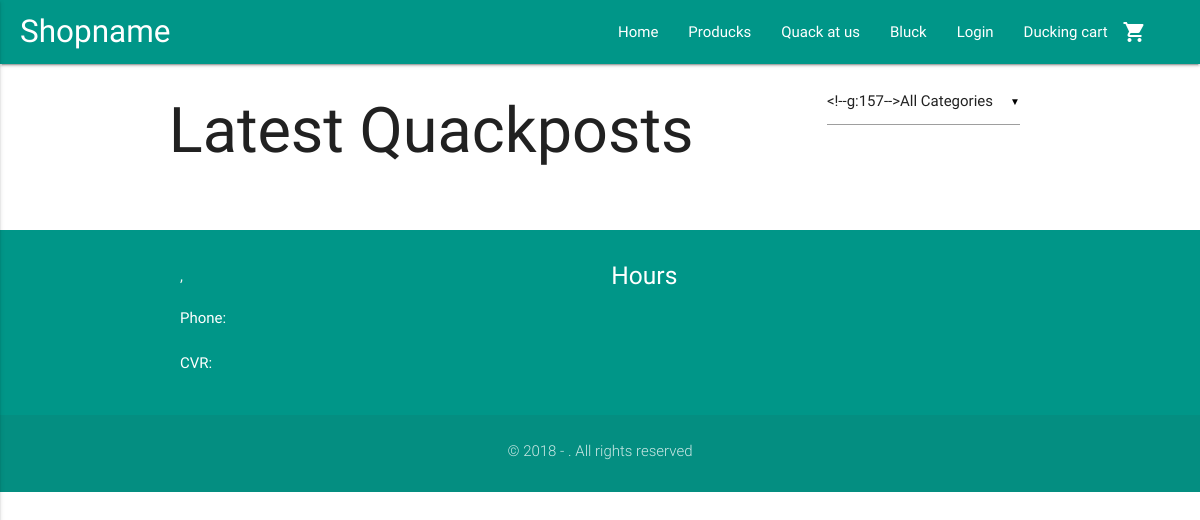
Page /view/blog.php on the earlier database version.
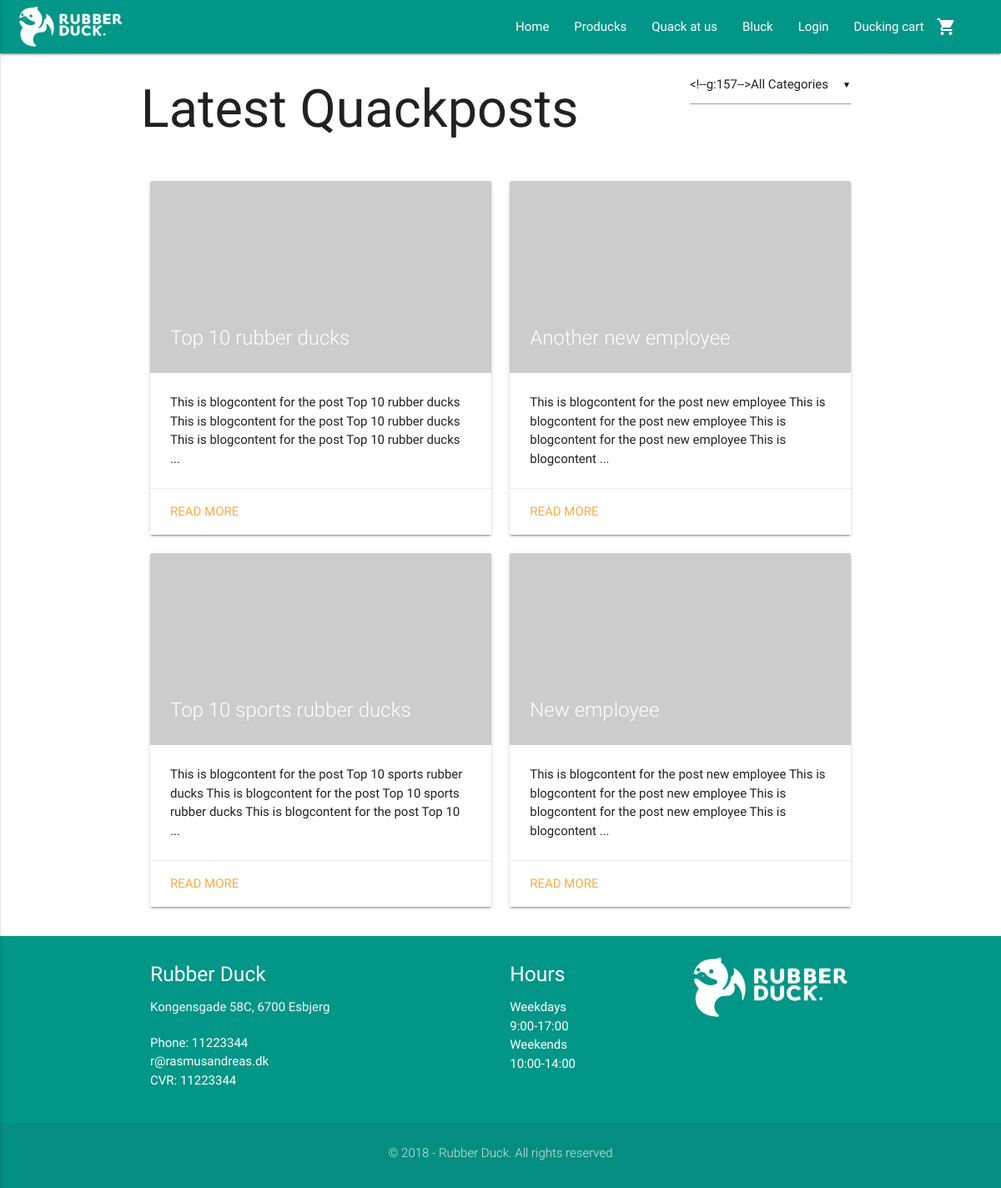
Same page on the later database version.
### tables this page shows
CREATE TABLE BasicPageInfo (
  CVR int NOT NULL PRIMARY KEY,
  LogoURL varchar(255) NOT NULL,
  ShopName varchar(255) NOT NULL,
  AboutUsText TEXT NULL,
  Email varchar(255) NULL,
  Phone int NULL,
  Street varchar(255) NULL,
  HouseNumber varchar(255) NULL,
  StripeToken varchar(255) NULL,
  ProductsSeoTitle varchar(255) NULL,
  ProductsMetaDescription varchar(255) NULL,
  BlogSeoTitle varchar(255) NULL,
  BlogMetaDescription varchar(255) NULL,
  ContactSeoTitle varchar(255) NULL,
  ContactMetaDescription varchar(255) NULL,
  HomeSeoTitle varchar(255) NULL,
  HomeMetaDescription varchar(255) NULL,
  ZipCode int(20) NOT NULL  
);

CREATE TABLE BlogPost (
  BlogPostID int AUTO_INCREMENT NOT NULL PRIMARY KEY,
  Title varchar(255) NOT NULL,
  SeoTitle varchar(255) NULL,
  MetaDescription varchar(255) NULL,
  BlogContent TEXT NOT NULL,
  BlogDate TIMESTAMP NOT NULL,
  UserEmail varchar(255) NOT NULL,  
  BlogCategoryID int(20) NOT NULL,  
  RelatedProducts int NULL  
);

CREATE TABLE ZipCode (
    ZipCode int(20) NOT NULL PRIMARY KEY,
    City varchar(255)
);

CREATE TABLE Hours (
  HoursID int AUTO_INCREMENT NOT NULL PRIMARY KEY,
  Open varchar(255) NOT NULL,
  Close varchar(255) NOT NULL,
  Day varchar(255) NULL
);

### includes/loginCustomer/session.php (called while the page is built, shortened)
<?php
	function logged_in() {
		return isset($_SESSION['CustomerEmail']);
	}
?>

### model/contactDAO.php (called while the page is built, shortened)
<?php
    function getPageInfo() {
        try {
            $conn = DB::connect();
            $handle = $conn->prepare("SELECT BasicPageInfo.* , ZipCode.City FROM `BasicPageInfo` INNER JOIN ZipCode ON ZipCode.ZipCode = BasicPageInfo.ZipCode");
            $handle->execute();
            $result = $handle->fetchAll( \PDO::FETCH_ASSOC );
            return $result;
        }
        catch(\PDOException $ex) {
            return print($ex->getMessage());
        }
    }
    function getHours() {
        try {
            $conn = DB::connect();
            $handle = $conn->prepare("SELECT * FROM Hours");
            $handle->execute();
            $result = $handle->fetchAll( \PDO::FETCH_ASSOC );
            return $result;
        }
        catch(\PDOException $ex) {
            return print($ex->getMessage());
        }
    }

### model/blogDAO.php (called while the page is built, shortened)
<?php
function getAllPosts() {
  try {
      $conn = DB::connect();
      $query = "SELECT BlogPost.*, ImgGallery.* FROM `BlogPost` LEFT JOIN `BlogImg` ON BlogPost.BlogPostID = BlogImg.BlogPostID LEFT JOIN `ImgGallery` ON BlogImg.ImgID = ImgGallery.ImgID ORDER BY BlogPostID DESC";
      $handle = $conn->prepare($query);
      $handle->bindParam(':cat', $cat);
      $handle->execute();
      $result = $handle->fetchAll( \PDO::FETCH_ASSOC );
      return $result;
  }
  catch(\PDOException $ex) {
      return print($ex->getMessage());
  }
}
?>

### view/blog.php (the view, shortened to what this page needs)
<?php
require_once('../includes/header.php');
require_once("../model/blogDAO.php");
?>
  <div class="container">
    <div class="row">
      <h1 class="left">Latest Quackposts</h1>
      <div class="input-field col s12 m3 right">
      </div>
    </div>
    <div class="row">
      <?php
      $blogResult = getAllPosts();
      foreach($blogResult as $row) {
        ?>
        <div class="col s12 m6">
          <div class="card">
            <div class="card-image">
              <img src="<?php if($row["URL"] != "") {
                  echo $row["URL"];
              } else echo "http://via.placeholder.com/1920x1080"; ?>">
              <span class="card-title"><?php echo $row["Title"]; ?></span>
            </div>
            <div class="card-content">
              <p><?php if (strlen($row["BlogContent"]) > 160) {
                      echo preg_replace('/\s+?(\S+)?$/', '', filter_var(substr($row["BlogContent"], 0, 160), FILTER_SANITIZE_STRING)) . " ...";
                  } else echo $row["BlogContent"]; ?></p>
            </div>
            <div class="card-action">
              <a href="post.php?post=<?php echo $row["BlogPostID"]; ?>">Read more</a>
            </div>
          </div>
        </div>
      <?php
      }
      ?>
    </div>
  </div>
<?php require_once('../includes/footer.php') ?>

### includes/header.php (shortened to what this page needs)
<?php
require_once("../includes/loginCustomer/session.php");
require_once("../model/contactDAO.php");
$pageInfo = getPageInfo();
?>
<!DOCTYPE html>
  <html>
    <html lang="en">
    <head>
      <?php require_once("../includes/seo.php"); ?>
      <link type="text/css" rel="stylesheet" href="../css/materialize.min.css"  media="screen,projection"/>
      <link type="text/css" rel="stylesheet" href="../css/custom/custom.css" />
    </head>
    <body>
      <nav class="teal">
        <div class="nav-wrapper">
            <?php if(isset($pageInfo[0]["LogoURL"]) && !empty($pageInfo[0]["LogoURL"])) : ?>
              <a href="../index.php" class="brand-logo"><img class="responsive-img" style="max-height: 64px!important; padding: 4px 0!important;" src="<?php echo $pageInfo[0]['LogoURL']; ?>"></a>
            <?php elseif(isset($pageInfo[0]["ShopName"]) && !empty($pageInfo[0]["ShopName"])) : ?>
              <a href="../index.php" class="brand-logo"><?php echo $pageInfo[0]["ShopName"]; ?></a>
            <?php else : ?>
              <a href="../index.php" class="brand-logo">Shopname</a>
            <?php endif; ?>
          <ul class="right hide-on-med-and-down">
            <li><a href="../index.php">Home</a></li>
            <li><a href="products.php">Producks</a></li>
            <li><a href="contact.php">Quack at us</a></li>
            <li><a href="blog.php">Bluck</a></li>
            <?php
              if (logged_in() == true) {
            ?>
            <li><a class="dropdown-button" href="" data-activates="dropdown1"><?php echo $_SESSION["FirstName"]; ?><i class="material-icons right">arrow_drop_down</i></a></li>
            <?php
              } else {
            ?>
            <li><a href="login.php">Login</a></li>
            <?php
              }
            ?>
            <li><a href="cart.php">Ducking cart<i class="material-icons right">shopping_cart</i></a></li>
            <?php
              if(isset($_SESSION["cart"])) {
                $amountInCart = count($_SESSION["cart"]);
                if ($amountInCart > 0) {
                ?>
                  <li class="cartamount"><a class="cartamount"><?php echo $amountInCart; ?></a></li>
                <?php
                } else {
                  ?>
                    <li class="cartamount"><a class="cartamount" style="color: transparent;">0</a></li>
                  <?php
                }
              } else {
                ?>
                  <li class="cartamount"><a class="cartamount" style="color: transparent;">0</a></li>
                <?php
              }
            ?>
          </ul>
        </div>
      </nav>

### includes/footer.php (shortened to what this page needs)
<?php require_once ('../model/contactDAO.php');
$pageInfo = getPageInfo();
$hours = getHours();
?>
<footer class="page-footer teal">
      <div class="container">
        <div class="row">
          <div class="col s12 m4">
            <h5 class="white-text"><?php echo $pageInfo[0]["ShopName"];?> </h5>
            <p class="grey-text text-lighten-4">
                <?php echo $pageInfo[0]["Street"] . " " . $pageInfo[0]["HouseNumber"] . ", " . $pageInfo[0]["ZipCode"] . " " . $pageInfo[0]["City"]; ?>
            </p>
              <p>
                Phone: <?php echo $pageInfo[0]["Phone"] ?>
                <br>
                <?php echo $pageInfo[0]["Email"] ?>
                <br>
                CVR: <?php echo $pageInfo[0]["CVR"] ?></p>
          </div>
          <div class="col s12 m3 offset-m2">
            <h5 class="white-text">Hours</h5>
            <ul>
              <?php
              foreach ($hours as $row) {
              ?>
              <li><?php echo $row["Day"] . "<br>" . $row["Open"] . "-" . $row["Close"]; ?></li>
              <?php
              }
              ?>
            </ul>
          </div>
          <div class="col s12 m3">
            <img class="responsive-img" src="<?php echo $pageInfo[0]["LogoURL"]; ?>">
          </div>
        </div>
      </div>
      <div class="footer-copyright">
        <div class="container">
          <p class="center">&copy; <?php echo date("Y");?> - <?php echo $pageInfo[0]["ShopName"]; ?>. All rights reserved</p>
        </div>
      </div>
    </footer>
  </body>
</html>

### css/custom/custom.css (style rules this page uses)
body { position: relative; }
p { margin-bottom: 20px; }
nav .brand-logo { display: inline-block; padding-left: 20px; }
.brand-logo { display: block; margin-right: 20px; }
footer { margin: 0; }

Differences in the rows shown:
added basicpageinfo: LogoURL (picture), ShopName "Rubber Duck", Street "Kongensgade", HouseNumber "58C", ZipCode "6700", ZipCode.City "Esbjerg", Phone "11223344", Email "r@rasmusandreas.dk", CVR "11223344"
added blogpost: Title "Top 10 rubber ducks", BlogContent "This is blogcontent for the post Top 10 rubber ducks This is blogcontent for the post Top 10 rubber ducks This is blogcontent for the post Top 10 rubber ducks"
added blogpost: Title "Another new employee", BlogContent "This is blogcontent for the post new employee This is blogcontent for the post new employee This is blogcontent for the post new employee This is blogcontent"
added blogpost: Title "Top 10 sports rubber ducks", BlogContent "This is blogcontent for the post Top 10 sports rubber ducks This is blogcontent for the post Top 10 sports rubber ducks This is blogcontent for the post Top 10"
added blogpost: Title "New employee", BlogContent "This is blogcontent for the post new employee This is blogcontent for the post new employee This is blogcontent for the post new employee This is blogcontent"
added hours: Day "Weekdays", Open "9:00", Close "17:00"
added hours: Day "Weekends", Open "10:00", Close "14:00"
Other differences:
text no longer shown: "Shopname"
